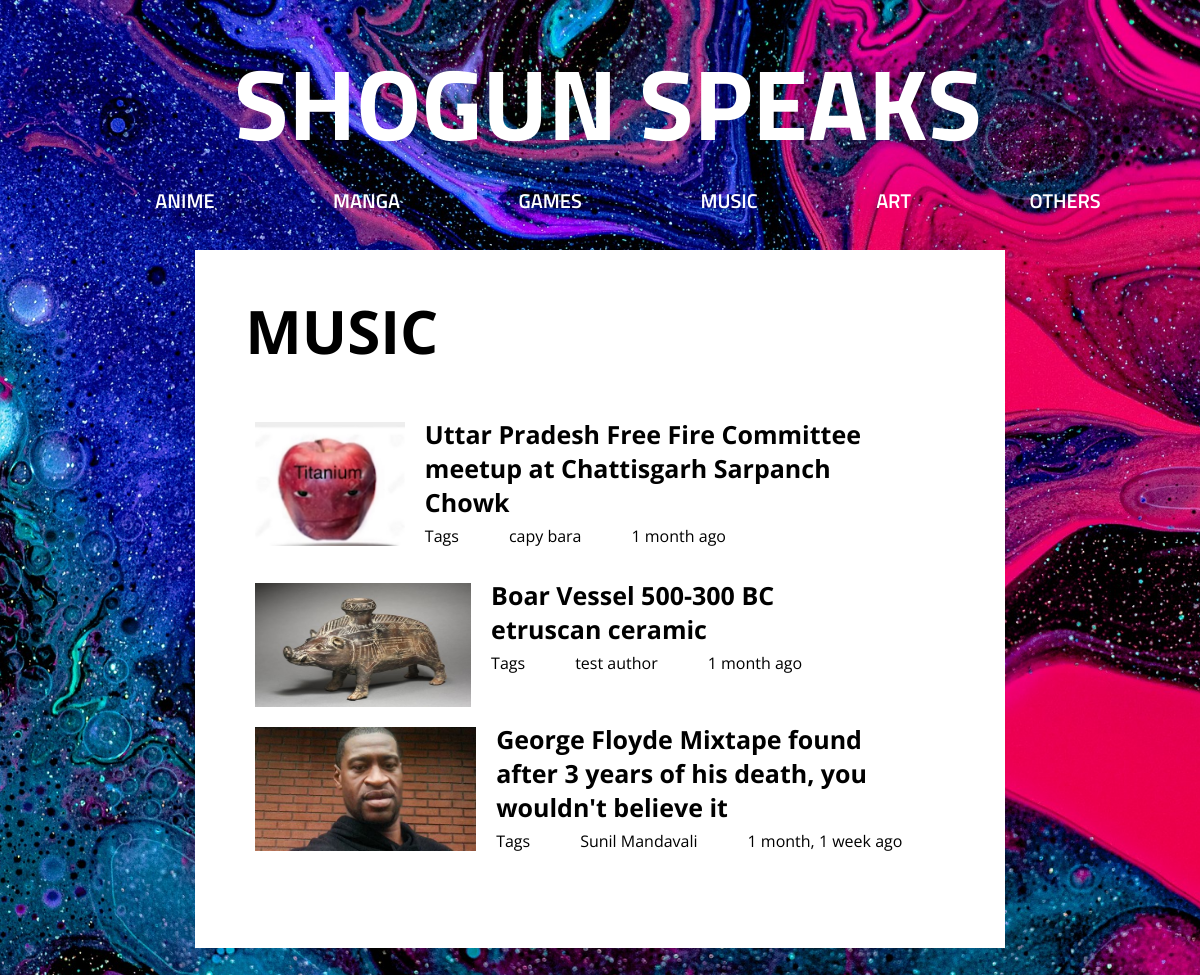
The page /Music on the database its author committed.
### Shogun_speaks/models.py (models this page shows)
class Post (models.Model):
    title = models.CharField(max_length=150)
    image = models.ImageField(upload_to="posts", null=True)
    date = models.DateField(auto_now=True)
    slug= models.SlugField(unique=True, db_index=True)
    content = tinymce_models.HTMLField(validators=[MinLengthValidator(10)])
    author = models.ForeignKey(Author, null=True, on_delete=models.SET_NULL,related_name="posts")
    tags = models.ManyToManyField(Tag)

class Author (models.Model):
    first_name = models.CharField(max_length=100)
    last_name = models.CharField(max_length=100)
    email_address = models.EmailField()
    def full_name (self):
        return f"{self.first_name} {self.last_name}"
    def __str__(self):
        return self.full_name()

### Shogun_speaks/views.py (the view)
# urls.py: path("Music", views.Music, name="music-posts"),
def Music (request):
    all_music_posts = Post.objects.filter(tags__caption="Music").order_by("-date")
    return render(request, "Shogun_speaks/music.html", {
        "all_music_posts": all_music_posts
    })

### Shogun_speaks/templates/Shogun_speaks/music.html (shortened to what this page needs)
{% extends 'base.html' %}
{% load static %}
{% block css_files %}
<link rel="stylesheet" href="{% static 'Shogun_speaks/all-posts.css' %}">
{% endblock css_files %}
{% block content %}
    <section id="all-posts">
        <h2 class="page-title">MUSIC</h2>
        <ul class="posts-list">
            {% for post in all_music_posts %}
            {% include "Shogun_speaks/includes/music-post.html" %}
          {% endfor %}
        </ul>
    </section>
{% endblock content %}

### Shogun_speaks/templates/Shogun_speaks/includes/music-post.html
<li>
    <article class="music-post">
        <a class="list-item" href="{% url 'music-post-detail' post.slug %}">
            <img src="{{ post.image.url }}" alt="{{ post.title }}" class="list-item-image" />
            <div class="post__content">
                <h3 class="list-item-title">{{ post.title }}</h3>
                <div class="sub-headings">
                    <p class="list-item-tag">
                        Tags
                    </p>
                    <p class="list-item-author">{{ post.author }}</p>
                    <p class="list-item-date">{{ post.date | timesince }} ago<p>
                </div>
            </div>
        </a>
    </article>
</li>

### static/app.css (style rules this page uses)
html { font-family: 'Open Sans', sans-serif; overflow-x: hidden; }
body { background: url("/static/the2.jpg") no-repeat center center fixed; -webkit-background-size: cover; -moz-background-size: cover; -o-background-size: cover; background-size: cover; }
a { text-decoration: none; color: inherit; }
ul { list-style-type: none; }

### Shogun_speaks/static/Shogun_speaks/all-posts.css (style rules this page uses)
.page-title { margin-top: -20px; margin-left: 30px; font-size: 60px; }
.post__content { margin-top: -30px; }
.posts-list { position: relative; list-style: none; }
.list-item { display: flex; margin-bottom: 20px; align-items: flex-start; }
.sub-headings { display: flex; margin-top: -35px; }
.list-item-image { width: 221px; height: 124px; margin-right: 20px; }
.list-item-tag { margin-right: 50px; }
.list-item-title { font-size: 25px; width: 80%; }
.list-item-author { margin-right: 50px; }

### rows shown on the page
Post: image (picture), title "Uttar Pradesh Free Fire Committee meetup at Chattisgarh Sarpanch Chowk", author "capy bara", date "1 month"
Post: image (picture), title "Boar Vessel 500-300 BC etruscan ceramic", author "test author", date "1 month"
Post: image (picture), title "George Floyde Mixtape found after 3 years of his death, you wouldn't believe it", author "Sunil Mandavali", date "1 month, 1 week"
